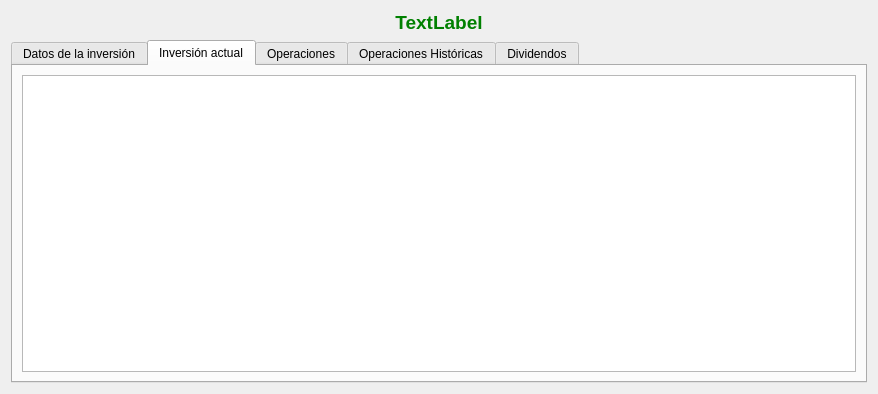
<?xml version="1.0" encoding="UTF-8"?>
<ui version="4.0">
 <class>frmInversionesEstudio</class>
 <widget class="QDialog" name="frmInversionesEstudio">
  <property name="windowModality">
   <enum>Qt::WindowModal</enum>
  </property>
  <property name="geometry">
   <rect>
    <x>0</x>
    <y>0</y>
    <width>878</width>
    <height>394</height>
   </rect>
  </property>
  <property name="windowTitle">
   <string>Estudio de la inversión seleccionada</string>
  </property>
  <property name="windowIcon">
   <iconset resource="../images/xulpymoney.qrc">
    <normaloff>:/xulpymoney/report2.png</normaloff>:/xulpymoney/report2.png</iconset>
  </property>
  <property name="modal">
   <bool>true</bool>
  </property>
  <layout class="QVBoxLayout" name="verticalLayout_10">
   <item>
    <layout class="QVBoxLayout" name="verticalLayout_9">
     <item>
      <widget class="QLabel" name="lblTitulo">
       <property name="font">
        <font>
         <pointsize>14</pointsize>
         <weight>75</weight>
         <bold>true</bold>
        </font>
       </property>
       <property name="styleSheet">
        <string notr="true">color: rgb(0, 128, 0);</string>
       </property>
       <property name="text">
        <string>TextLabel</string>
       </property>
       <property name="alignment">
        <set>Qt::AlignCenter</set>
       </property>
      </widget>
     </item>
     <item>
      <widget class="QTabWidget" name="tab">
       <property name="enabled">
        <bool>true</bool>
       </property>
       <property name="currentIndex">
        <number>1</number>
       </property>
       <widget class="QWidget" name="tab_12">
        <attribute name="title">
         <string>Datos de la inversión</string>
        </attribute>
        <layout class="QHBoxLayout" name="horizontalLayout_16">
         <item>
          <layout class="QVBoxLayout" name="verticalLayout">
           <item>
            <layout class="QHBoxLayout" name="horizontalLayout_2">
             <item>
              <widget class="QLabel" name="label">
               <property name="text">
                <string>Selecciona la cuenta asociada</string>
               </property>
              </widget>
             </item>
             <item>
              <widget class="QComboBox" name="cmbCuenta">
               <property name="layoutDirection">
                <enum>Qt::RightToLeft</enum>
               </property>
              </widget>
             </item>
            </layout>
           </item>
           <item>
            <layout class="QHBoxLayout" name="horizontalLayout_3">
             <item>
              <widget class="QLabel" name="label_2">
               <property name="text">
                <string>Nombre de la inversión</string>
               </property>
              </widget>
             </item>
             <item>
              <widget class="QLineEdit" name="txtInversion">
               <property name="sizePolicy">
                <sizepolicy hsizetype="Minimum" vsizetype="Fixed">
                 <horstretch>0</horstretch>
                 <verstretch>0</verstretch>
                </sizepolicy>
               </property>
               <property name="text">
                <string>Nueva inversión</string>
               </property>
               <property name="alignment">
                <set>Qt::AlignRight|Qt::AlignTrailing|Qt::AlignVCenter</set>
               </property>
              </widget>
             </item>
            </layout>
           </item>
           <item>
            <layout class="QHBoxLayout" name="horizontalLayout_5">
             <item>
              <widget class="QLabel" name="label_4">
               <property name="text">
                <string>Valor de venta</string>
               </property>
              </widget>
             </item>
             <item>
              <widget class="myQLineEdit" name="txtVenta">
               <property name="sizePolicy">
                <sizepolicy hsizetype="Minimum" vsizetype="Fixed">
                 <horstretch>0</horstretch>
                 <verstretch>0</verstretch>
                </sizepolicy>
               </property>
               <property name="text">
                <string>0</string>
               </property>
               <property name="alignment">
                <set>Qt::AlignRight|Qt::AlignTrailing|Qt::AlignVCenter</set>
               </property>
              </widget>
             </item>
             <item>
              <widget class="QToolButton" name="cmdPuntoVenta">
               <property name="text">
                <string/>
               </property>
               <property name="icon">
                <iconset resource="../images/xulpymoney.qrc">
                 <normaloff>:/xulpymoney/tools-wizard.png</normaloff>:/xulpymoney/tools-wizard.png</iconset>
               </property>
              </widget>
             </item>
            </layout>
           </item>
           <item>
            <layout class="QHBoxLayout" name="horizontalLayout_8">
             <item>
              <widget class="investmentSelector" name="ise" native="true">
               <property name="sizePolicy">
                <sizepolicy hsizetype="Minimum" vsizetype="Fixed">
                 <horstretch>0</horstretch>
                 <verstretch>0</verstretch>
                </sizepolicy>
               </property>
              </widget>
             </item>
            </layout>
           </item>
           <item>
            <widget class="QPushButton" name="cmdInversion">
             <property name="enabled">
              <bool>false</bool>
             </property>
             <property name="text">
              <string>Modificar la inversión seleccionada</string>
             </property>
            </widget>
           </item>
          </layout>
         </item>
        </layout>
       </widget>
       <widget class="QWidget" name="tabInversionActual">
        <attribute name="title">
         <string>Inversión actual</string>
        </attribute>
        <layout class="QHBoxLayout" name="horizontalLayout">
         <item>
          <layout class="QVBoxLayout" name="verticalLayout_6">
           <item>
            <widget class="myQTableWidget" name="tblInversionActual">
             <property name="contextMenuPolicy">
              <enum>Qt::CustomContextMenu</enum>
             </property>
             <property name="alternatingRowColors">
              <bool>true</bool>
             </property>
             <property name="selectionMode">
              <enum>QAbstractItemView::SingleSelection</enum>
             </property>
             <property name="selectionBehavior">
              <enum>QAbstractItemView::SelectRows</enum>
             </property>
             <attribute name="verticalHeaderVisible">
              <bool>false</bool>
             </attribute>
            </widget>
           </item>
          </layout>
         </item>
        </layout>
       </widget>
       <widget class="QWidget" name="tabOperacionesHistoricas">
        <attribute name="title">
         <string>Operaciones</string>
        </attribute>
        <layout class="QHBoxLayout" name="horizontalLayout_9">
         <item>
          <layout class="QVBoxLayout" name="verticalLayout_7">
           <item>
            <widget class="QCheckBox" name="chkOperaciones">
             <property name="text">
              <string>Muestra todas las operaciones registradas</string>
             </property>
            </widget>
           </item>
           <item>
            <widget class="myQTableWidget" name="tblOperaciones">
             <property name="contextMenuPolicy">
              <enum>Qt::CustomContextMenu</enum>
             </property>
             <property name="alternatingRowColors">
              <bool>true</bool>
             </property>
             <property name="selectionMode">
              <enum>QAbstractItemView::SingleSelection</enum>
             </property>
             <property name="selectionBehavior">
              <enum>QAbstractItemView::SelectRows</enum>
             </property>
             <attribute name="verticalHeaderVisible">
              <bool>false</bool>
             </attribute>
             <column>
              <property name="text">
               <string>Id</string>
              </property>
             </column>
             <column>
              <property name="text">
               <string>Día</string>
              </property>
             </column>
             <column>
              <property name="text">
               <string>Tipo de operación</string>
              </property>
             </column>
             <column>
              <property name="text">
               <string>Acciones</string>
              </property>
             </column>
             <column>
              <property name="text">
               <string>Valor</string>
              </property>
             </column>
             <column>
              <property name="text">
               <string>Saldo</string>
              </property>
             </column>
             <column>
              <property name="text">
               <string>Comisión</string>
              </property>
             </column>
             <column>
              <property name="text">
               <string>Impuestos</string>
              </property>
             </column>
            </widget>
           </item>
          </layout>
         </item>
        </layout>
       </widget>
       <widget class="QWidget" name="tab_2">
        <attribute name="title">
         <string>Operaciones Históricas</string>
        </attribute>
        <layout class="QHBoxLayout" name="horizontalLayout_4">
         <item>
          <widget class="myQTableWidget" name="tblInversionHistorica">
           <property name="contextMenuPolicy">
            <enum>Qt::CustomContextMenu</enum>
           </property>
           <property name="editTriggers">
            <set>QAbstractItemView::NoEditTriggers</set>
           </property>
           <property name="alternatingRowColors">
            <bool>true</bool>
           </property>
           <property name="selectionMode">
            <enum>QAbstractItemView::NoSelection</enum>
           </property>
           <attribute name="verticalHeaderVisible">
            <bool>false</bool>
           </attribute>
           <column>
            <property name="text">
             <string>Fecha</string>
            </property>
           </column>
           <column>
            <property name="text">
             <string>Años</string>
            </property>
           </column>
           <column>
            <property name="text">
             <string>Inversión</string>
            </property>
           </column>
           <column>
            <property name="text">
             <string>Tipo de operación</string>
            </property>
           </column>
           <column>
            <property name="text">
             <string>Saldo inicial</string>
            </property>
           </column>
           <column>
            <property name="text">
             <string>Saldo final</string>
            </property>
           </column>
           <column>
            <property name="text">
             <string>Consolidado bruto</string>
            </property>
           </column>
           <column>
            <property name="text">
             <string>Comisiones</string>
            </property>
           </column>
           <column>
            <property name="text">
             <string>Impuestos</string>
            </property>
           </column>
           <column>
            <property name="text">
             <string>Consolidado neto</string>
            </property>
           </column>
           <column>
            <property name="text">
             <string>% TAE neto</string>
            </property>
           </column>
           <column>
            <property name="text">
             <string>% Total neto</string>
            </property>
           </column>
          </widget>
         </item>
        </layout>
       </widget>
       <widget class="QWidget" name="tabDividendos">
        <attribute name="title">
         <string>Dividendos</string>
        </attribute>
        <layout class="QHBoxLayout" name="horizontalLayout_7">
         <item>
          <layout class="QVBoxLayout" name="verticalLayout_5">
           <item>
            <widget class="QCheckBox" name="chkDividendosHistoricos">
             <property name="text">
              <string>Mostrar todos los dividendos históricos de esta inversión</string>
             </property>
            </widget>
           </item>
           <item>
            <widget class="myQTableWidget" name="tblDividendos">
             <property name="contextMenuPolicy">
              <enum>Qt::CustomContextMenu</enum>
             </property>
             <property name="alternatingRowColors">
              <bool>true</bool>
             </property>
             <property name="selectionMode">
              <enum>QAbstractItemView::SingleSelection</enum>
             </property>
             <property name="selectionBehavior">
              <enum>QAbstractItemView::SelectRows</enum>
             </property>
             <attribute name="verticalHeaderVisible">
              <bool>false</bool>
             </attribute>
             <column>
              <property name="text">
               <string>Día</string>
              </property>
             </column>
             <column>
              <property name="text">
               <string>Concepto</string>
              </property>
             </column>
             <column>
              <property name="text">
               <string>Bruto</string>
              </property>
             </column>
             <column>
              <property name="text">
               <string>Retención</string>
              </property>
             </column>
             <column>
              <property name="text">
               <string>Comisión bancaria</string>
              </property>
             </column>
             <column>
              <property name="text">
               <string>Neto</string>
              </property>
             </column>
             <column>
              <property name="text">
               <string>DPA</string>
              </property>
             </column>
            </widget>
           </item>
           <item>
            <layout class="QVBoxLayout" name="verticalLayout_4">
             <item>
              <widget class="QGroupBox" name="grpDividendosEstimacion">
               <property name="title">
                <string>Estimación</string>
               </property>
               <layout class="QHBoxLayout" name="horizontalLayout_11">
                <item>
                 <layout class="QVBoxLayout" name="verticalLayout_2">
                  <item>
                   <widget class="QLabel" name="lblDivAnualEstimado">
                    <property name="text">
                     <string>DAE</string>
                    </property>
                   </widget>
                  </item>
                  <item>
                   <widget class="QLabel" name="lblDivFechaRevision">
                    <property name="text">
                     <string>Fecha revision</string>
                    </property>
                   </widget>
                  </item>
                  <item>
                   <widget class="QLabel" name="lblDivSaldoEstimado">
                    <property name="text">
                     <string>Saldo estimado</string>
                    </property>
                   </widget>
                  </item>
                 </layout>
                </item>
               </layout>
              </widget>
             </item>
             <item>
              <widget class="QGroupBox" name="grpDividendosEfectivos">
               <property name="title">
                <string>Dividendos consolidados</string>
               </property>
               <layout class="QHBoxLayout" name="horizontalLayout_13">
                <item>
                 <layout class="QVBoxLayout" name="verticalLayout_3">
                  <item>
                   <widget class="QLabel" name="lblDivTPC">
                    <property name="text">
                     <string>% de lo invertido</string>
                    </property>
                   </widget>
                  </item>
                  <item>
                   <widget class="QLabel" name="lblDivTAE">
                    <property name="text">
                     <string>% TAE</string>
                    </property>
                   </widget>
                  </item>
                 </layout>
                </item>
               </layout>
              </widget>
             </item>
            </layout>
           </item>
          </layout>
         </item>
        </layout>
       </widget>
      </widget>
     </item>
    </layout>
   </item>
  </layout>
  <action name="actionMovimientoNuevo">
   <property name="icon">
    <iconset resource="../images/xulpymoney.qrc">
     <normaloff>:/xulpymoney/add.png</normaloff>:/xulpymoney/add.png</iconset>
   </property>
   <property name="text">
    <string>Añadir nuevo movimiento</string>
   </property>
  </action>
  <action name="actionMovimientoBorrar">
   <property name="icon">
    <iconset resource="../images/xulpymoney.qrc">
     <normaloff>:/xulpymoney/list-remove.png</normaloff>:/xulpymoney/list-remove.png</iconset>
   </property>
   <property name="text">
    <string>Borrar movimiento</string>
   </property>
   <property name="toolTip">
    <string>Borrar movimiento</string>
   </property>
  </action>
  <action name="actionDividendoNuevo">
   <property name="icon">
    <iconset resource="../images/xulpymoney.qrc">
     <normaloff>:/xulpymoney/add.png</normaloff>:/xulpymoney/add.png</iconset>
   </property>
   <property name="text">
    <string>Añadir nuevo dividendo</string>
   </property>
   <property name="toolTip">
    <string>Añadir nuevo dividendo</string>
   </property>
  </action>
  <action name="actionDividendoBorrar">
   <property name="icon">
    <iconset resource="../images/xulpymoney.qrc">
     <normaloff>:/xulpymoney/list-remove.png</normaloff>:/xulpymoney/list-remove.png</iconset>
   </property>
   <property name="text">
    <string>Borrar dividendo</string>
   </property>
   <property name="toolTip">
    <string>Borrar dividendo</string>
   </property>
  </action>
  <action name="actionMovimientoModificar">
   <property name="icon">
    <iconset resource="../images/xulpymoney.qrc">
     <normaloff>:/xulpymoney/editar.png</normaloff>:/xulpymoney/editar.png</iconset>
   </property>
   <property name="text">
    <string>Modificar movimiento</string>
   </property>
   <property name="toolTip">
    <string>Modificar movimiento</string>
   </property>
  </action>
  <action name="actionMovimientoActualizar">
   <property name="icon">
    <iconset resource="../images/xulpymoney.qrc">
     <normaloff>:/xulpymoney/tools-wizard.png</normaloff>:/xulpymoney/tools-wizard.png</iconset>
   </property>
   <property name="text">
    <string>Actualizar movimientos</string>
   </property>
  </action>
  <action name="actionDesReinversion">
   <property name="icon">
    <iconset resource="../images/xulpymoney.qrc">
     <normaloff>:/xulpymoney/history2.png</normaloff>:/xulpymoney/history2.png</iconset>
   </property>
   <property name="text">
    <string>Estudio de desinversión / reinversión</string>
   </property>
   <property name="toolTip">
    <string>Estudio de desinversión / reinversión</string>
   </property>
  </action>
  <action name="actionPuntoVenta">
   <property name="icon">
    <iconset resource="../images/xulpymoney.qrc">
     <normaloff>:/xulpymoney/tools-wizard.png</normaloff>:/xulpymoney/tools-wizard.png</iconset>
   </property>
   <property name="text">
    <string>Cálculo de punto de venta</string>
   </property>
   <property name="toolTip">
    <string>Cálculo de punto de venta</string>
   </property>
  </action>
  <action name="actionDividendoModificar">
   <property name="icon">
    <iconset resource="../images/xulpymoney.qrc">
     <normaloff>:/xulpymoney/editar.png</normaloff>:/xulpymoney/editar.png</iconset>
   </property>
   <property name="text">
    <string>Modificar dividendo</string>
   </property>
   <property name="toolTip">
    <string>Modificar dividendo</string>
   </property>
  </action>
  <action name="actionDeshacerTraspasoValores">
   <property name="icon">
    <iconset resource="../images/xulpymoney.qrc">
     <normaloff>:/xulpymoney/list-remove.png</normaloff>:/xulpymoney/list-remove.png</iconset>
   </property>
   <property name="text">
    <string>Deshacer traspaso de valores a otra Entidad</string>
   </property>
   <property name="toolTip">
    <string>Deshacer traspaso de valores a otra Entidad</string>
   </property>
  </action>
  <action name="actionTraspasoValores">
   <property name="icon">
    <iconset resource="../images/xulpymoney.qrc">
     <normaloff>:/xulpymoney/transfer.png</normaloff>:/xulpymoney/transfer.png</iconset>
   </property>
   <property name="text">
    <string>Traspaso de valores a otra Entidad</string>
   </property>
   <property name="toolTip">
    <string>Traspaso de valores a otra Entidad</string>
   </property>
  </action>
 </widget>
 <customwidgets>
  <customwidget>
   <class>myQTableWidget</class>
   <extends>QTableWidget</extends>
   <header location="global">myqtablewidget</header>
  </customwidget>
  <customwidget>
   <class>investmentSelector</class>
   <extends>QWidget</extends>
   <header location="global">investmentSelector</header>
   <container>1</container>
  </customwidget>
  <customwidget>
   <class>myQLineEdit</class>
   <extends>QLineEdit</extends>
   <header location="global">myqlineedit</header>
  </customwidget>
 </customwidgets>
 <resources>
  <include location="../images/xulpymoney.qrc"/>
 </resources>
 <connections/>
</ui>
